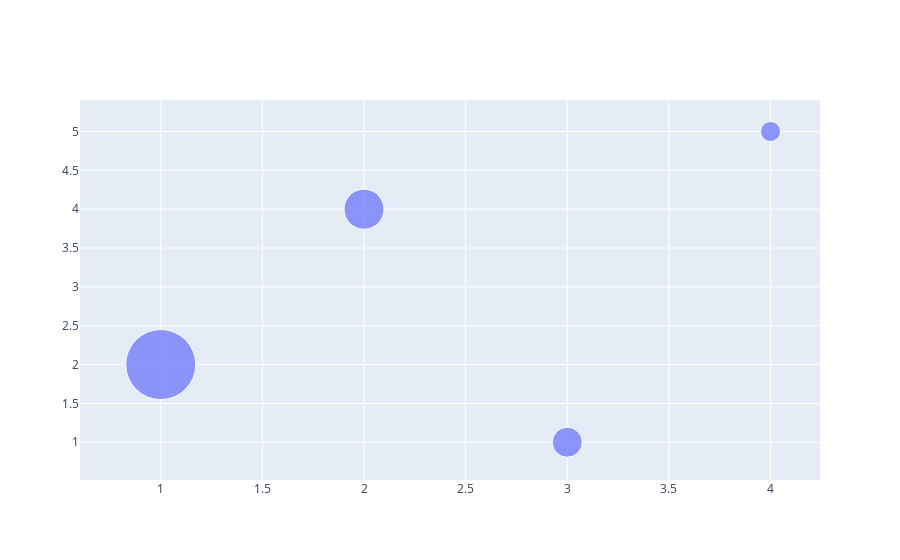

Write notebook code for a chart like this one.
### Code cell
# Third dimension size, creates the bubble chart
z = [70, 40, 30, 20]

trace = go.Scatter(x=x, y=y, mode='markers', marker = dict(size = z))  # using the marker we can specify the 3th dimension i.e. size
data = [trace]
offline.iplot(data)

### Figure 1 — Plotly figure (JSON) as saved in the notebook; plotly's stock layout.template omitted (floating-point values rounded to 4 significant figures)
{"data": [{"marker": {"size": [70, 40, 30, 20]}, "mode": "markers", "type": "scatter", "x": [1, 2, 3, 4], "y": [2, 4, 1, 5]}], "layout": {"autosize": true, "xaxis": {"autorange": true, "range": [0.6396, 4.231], "type": "linear"}, "yaxis": {"autorange": true, "range": [0.3908, 5.491], "type": "linear"}}}
